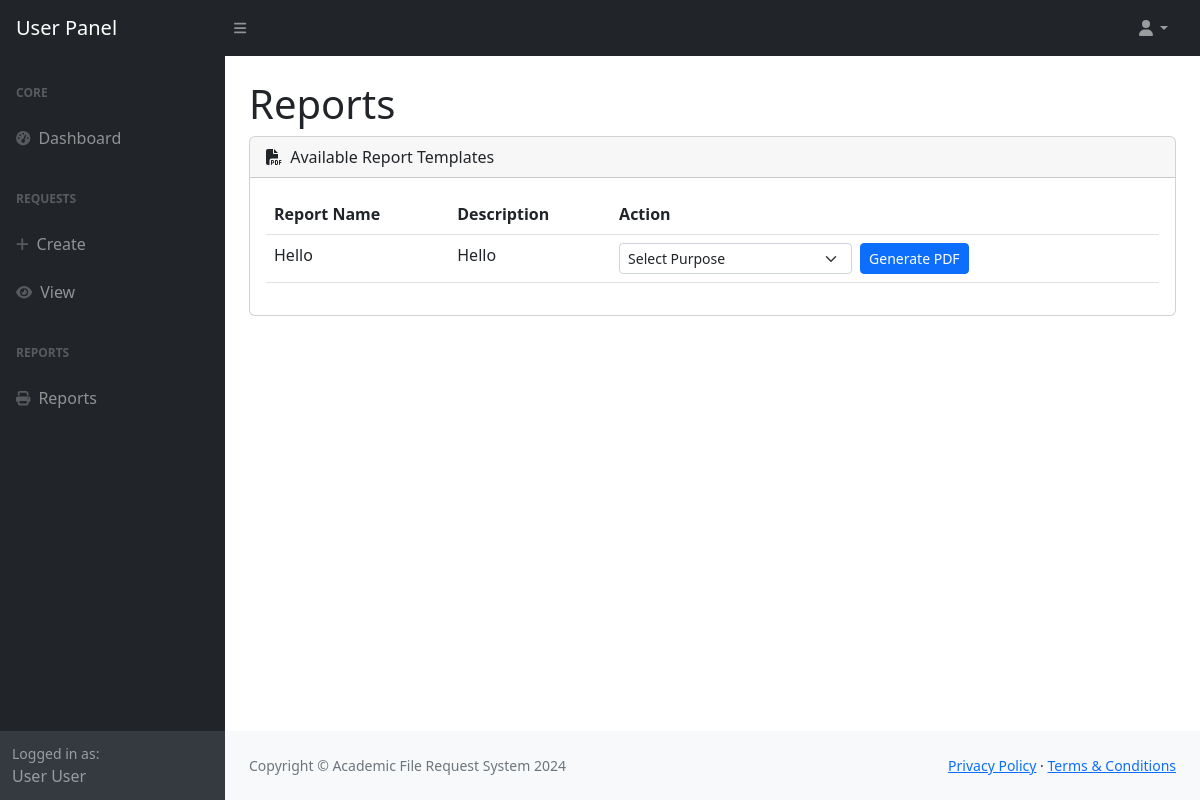
The page /user/reports/ (signed in) on the database its author committed.
### onlinerequest/models.py (models this page shows, shortened)
class Record(models.Model):
    user_number = models.CharField(max_length=10)
    first_name = models.CharField(max_length=64)
    last_name = models.CharField(max_length=64)
    course_code = models.CharField(max_length=5)
    middle_name = models.CharField(max_length=64, default='De Guz Man')
    contact_no = models.IntegerField(default='09667614313')
    entry_year_from = models.IntegerField()
    entry_year_to = models.IntegerField()

class ReportTemplate(models.Model):
    name = models.CharField(max_length=255)
    template_file = models.FileField(upload_to='reports/templates/')
    description = models.CharField(max_length=500)
    created_at = models.DateTimeField(auto_now_add=True)

### onlinerequest/views/reports.py (the view)
# urls.py: path('', views.index),
def index(request):
    templates = ReportTemplate.objects.all()
    purposes = Purpose.objects.filter(active=True)
    return render(request, 'user/reports.html', {'templates': templates, 'purposes': purposes})

### onlinerequest/context_processors.py (called while the page is built)
def user_record(request):
    if request.user.is_authenticated:
        try:
            user_record = Record.objects.get(user_number=request.user.student_number)
            return {'user_record': user_record}
        except Record.DoesNotExist:
            return {}
    return {}

def request_forms(request):
    request_forms = Request.objects.all()
    return {'request_forms': request_forms}

### onlinerequest/templates/user/reports.html (shortened to what this page needs)
{% load static %}
<!DOCTYPE html>
<html lang="en">
    <head>
        {% include 'header.html' %}
    </head>
    <body class="sb-nav-fixed">
        {% include 'user/user-topnav.html' %}
        <div id="layoutSidenav">
            {% include 'user/user-sidenav.html' %}
            <div id="layoutSidenav_content">
                <main>
                    <div class="container-fluid px-4">
                        <h1 class="mt-4">Reports</h1>
                        <div class="card mb-4">
                            <div class="card-header">
                                <i class="fas fa-file-pdf me-1"></i>
                                Available Report Templates
                            </div>
                            <div class="card-body">
                                <table class="table table-hover">
                                    <thead>
                                        <tr>
                                            <th>Report Name</th>
                                            <th>Description</th>
                                            <th>Action</th>
                                        </tr>
                                    </thead>
                                    <tbody>
                                        {% for template in templates %}
                                        <tr>
                                            <td>{{ template.name }}</td>
                                            <td>{{ template.description }}</td>
                                            <td>
                                                <div class="d-flex align-items-center">
                                                    <select class="form-select form-select-sm me-2" style="width: auto;" id="purpose-{{ template.id }}">
                                                        <option value="">Select Purpose</option>
                                                    </select>
                                                    <a href="{% url 'generate_report_pdf' template.id %}"
                                                    class="btn btn-primary btn-sm"
                                                    onclick="return generatePdfWithPurpose(this, '{{ template.id }}')">
                                                        Generate PDF
                                                    </a>
                                                </div>
                                            </td>
                                        </tr>
                                        {% endfor %}
                                    </tbody>
                                </table>
                            </div>
                        </div>
                    </div>
                </main>
                <footer class="py-4 bg-light mt-auto">
                    <div class="container-fluid px-4">
                        <div class="d-flex align-items-center justify-content-between small">
                            <div class="text-muted">Copyright © Academic File Request System 2024</div>
                            <div>
                                <a href="#">Privacy Policy</a>
                                ·
                                <a href="#">Terms & Conditions</a>
                            </div>
                        </div>
                    </div>
                </footer>
            </div>
        </div>
    </body>
    </body>
</html>

### onlinerequest/templates/user/user-sidenav.html (shortened to what this page needs)
<div id="layoutSidenav_nav">
    <nav class="sb-sidenav accordion sb-sidenav-dark" id="sidenavAccordion">
        <div class="sb-sidenav-menu">
            <div class="nav">
                <div class="sb-sidenav-menu-heading">Core</div>
                <a class="nav-link" href="/user/dashboard/">
                    <div class="sb-nav-link-icon"><i class="fas fa-tachometer-alt"></i></div>
                    Dashboard
                </a>
                <div class="sb-sidenav-menu-heading">Requests</div>
                <a class="nav-link" href="/request/">
                    <div class="sb-nav-link-icon"><i class="fas fa-plus"></i></div>
                    Create
                </a>
                <a class="nav-link" href="/request/user/">
                    <div class="sb-nav-link-icon"><i class="fas fa-eye"></i></div>
                    View
                </a>
                <div class="sb-sidenav-menu-heading">Reports</div>
                <a class="nav-link" href="/user/reports/">
                    <div class="sb-nav-link-icon"><i class="fas fa-print"></i></div>
                    Reports
                </a>
            </div>
        </div>
        <div class="sb-sidenav-footer">
            <div class="small">Logged in as:</div>
            {{ user_record.first_name|default:'Username' }} {{ user_record.last_name|default:'' }}
        </div>
    </nav>
</div>

### rows shown on the page
Record: first_name "User", last_name "User"
ReportTemplate: name "Hello", description "Hello"
